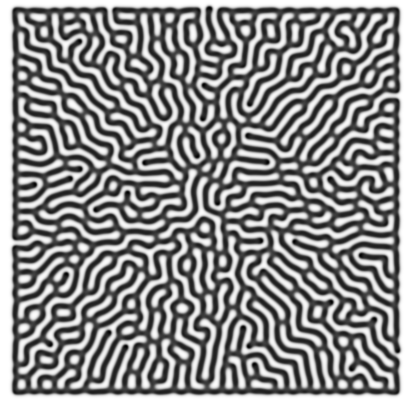
#> input picture Ankita_HW2/coral.png, 412 x 402 px
$ python QuesOne_coral.py   (Python 2 division)
#> lines starting #> are read from the running program, lines starting #| are printed output that depends on the picture; after the words box and inside, x2 and y2 are one past the last pixel; in counts of white or black regions, pixels touching at a corner belong together; long printed decimals are rounded
"""
How have we defined length?

Let us consider traversing the fingerprint pattern by each row of pixels. So, we have defined total length as sum of length of each row.
Length of each row is obtained by counting the no. of black pixels in the binary image and then calculating length of those
pixels in inches using 'dpi'. Average length is obtained by dividing total length by size of the image/length of the list.

I have used just the Python Imaging Library (PIL) for my code.

"""

from PIL import Image
#load image from desktop
im = Image.open("coral.png")
#> im is the input picture: PIL image 412x402 RGBA; mean R, G, B, A 141, 141, 141, 255
#convert png to jpg
im2=im.convert("L")
#save converted image
im2.save("c.jpg")
#set your threshold
threshold = 100
#convert image into binary
img = im2.point(lambda p: p > threshold and 255)
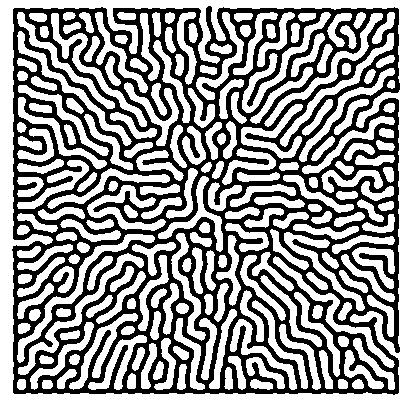
#> img: PIL image 412x402 L; 58.5% white; 1 black region, box (x1, y1, x2, y2) and area: (12, 6, 400, 395) 68803
#save binary image as binaryF
img.save("binaryC.jpg")
#Load pixels of image
pixels = img.load()
#Initialize count
cnt =0

#Initialize list for storing number of pixels in each row
P=[]
#Initialize list for storing length of each row
R=[]

#get dpi of image
L=img.info["dpi"]
#> L = (71.98, 71.98)
dpi=L[0]
#> dpi = 71.98

#Calculate number of black pixels in the image in each row
for i in range(img.size[0]):
    for j in range(img.size[1]):

        if(pixels[i,j]==0):
    		cnt = cnt+1

    #Append the number of black pixels in a row to list
    P.append(cnt)
    #get length of row in inches
    length=cnt/float(dpi)
    #Append the length of each row to list
    R.append(length)
    #Make cnt zero before moving to the next row
    cnt=0
#> this loop made 412 passes
#> length on passes 1 to 3: 0, 0, 0
#> after the loop, P = 412 values, max 381 at index 16, min 0 at index 0, mean 167; R = 412 values, max 5.29 at index 16, min 0 at index 0, mean 2.32


#Calculate average length
Total_lengthpixels=sum(P)
#> Total_lengthpixels = 68803
Total_lengthinches=sum(R)
#> Total_lengthinches = 955.8

#Print your value
print "Total length of the coral pattern is " + str(Total_lengthpixels) +" pixels."
#| Total length of the coral pattern is 68803 pixels.
print "Total length of the coral pattern is " + str(Total_lengthinches) +" inches."
#| Total length of the coral pattern is 955.815 inches.

"""
I feel the value in inches is too high and that might be because of using 'dpi' to convert pixels into inches which might not be entirely correct. I am confused between
'dpi' and 'ppi'. My reference for using 'dpi' is as follows: https://www.iprintfromhome.com/mso/understandingdpi.pdf.

"""

#Obtain average length in pixels
x=len(P)
#> x = 412
Avg_lengthpixels=Total_lengthpixels/float(x)
#> Avg_lengthpixels = 167

#Obtain average length in inches
y=len(R)
#> y = 412
Avg_lengthinches=Total_lengthinches/float(y)
#> Avg_lengthinches = 2.32

#Print your value
print "Average length of the coral pattern is " + str(Avg_lengthpixels) +" pixels."
#| Average length of the coral pattern is 166.998 pixels.
print "Average length of the coral pattern is " + str(Avg_lengthinches) +" inches."
#| Average length of the coral pattern is 2.320 inches.
